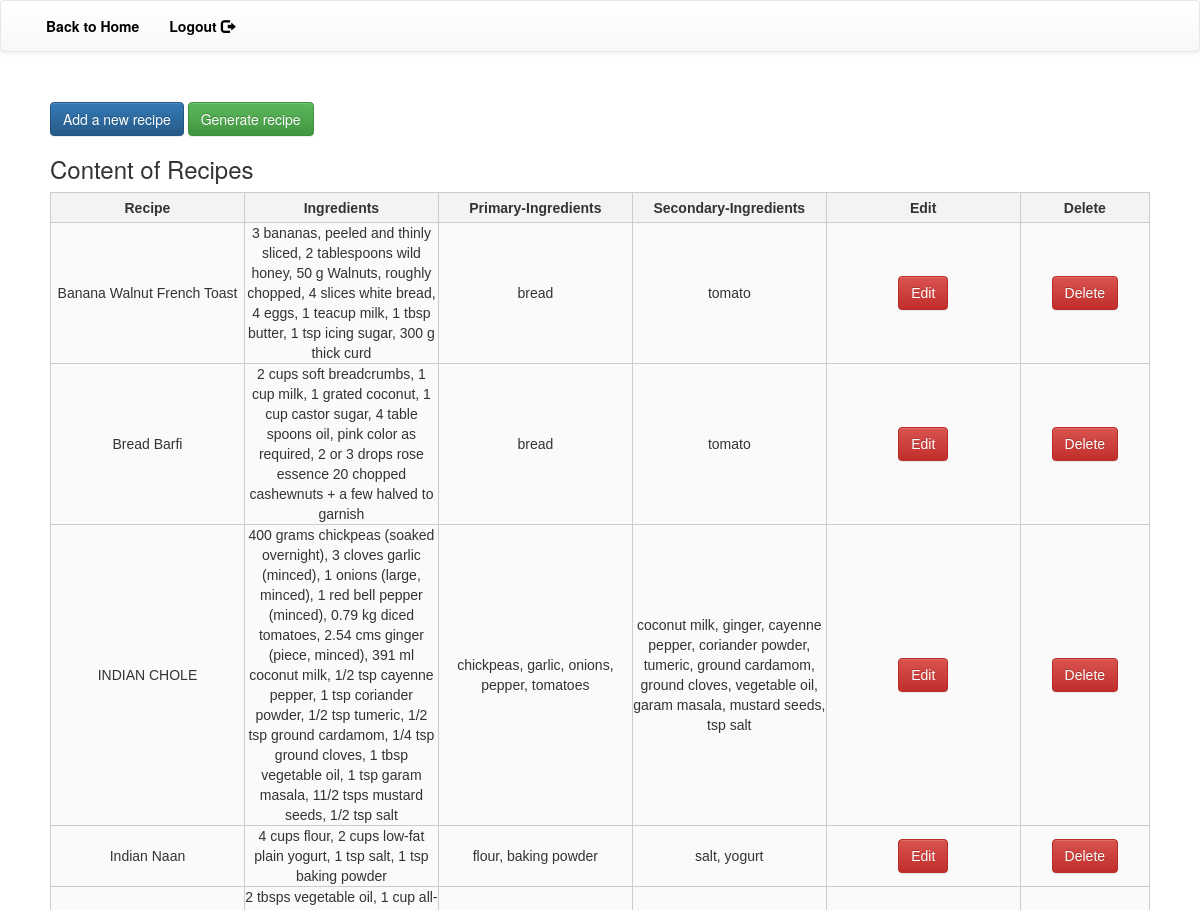
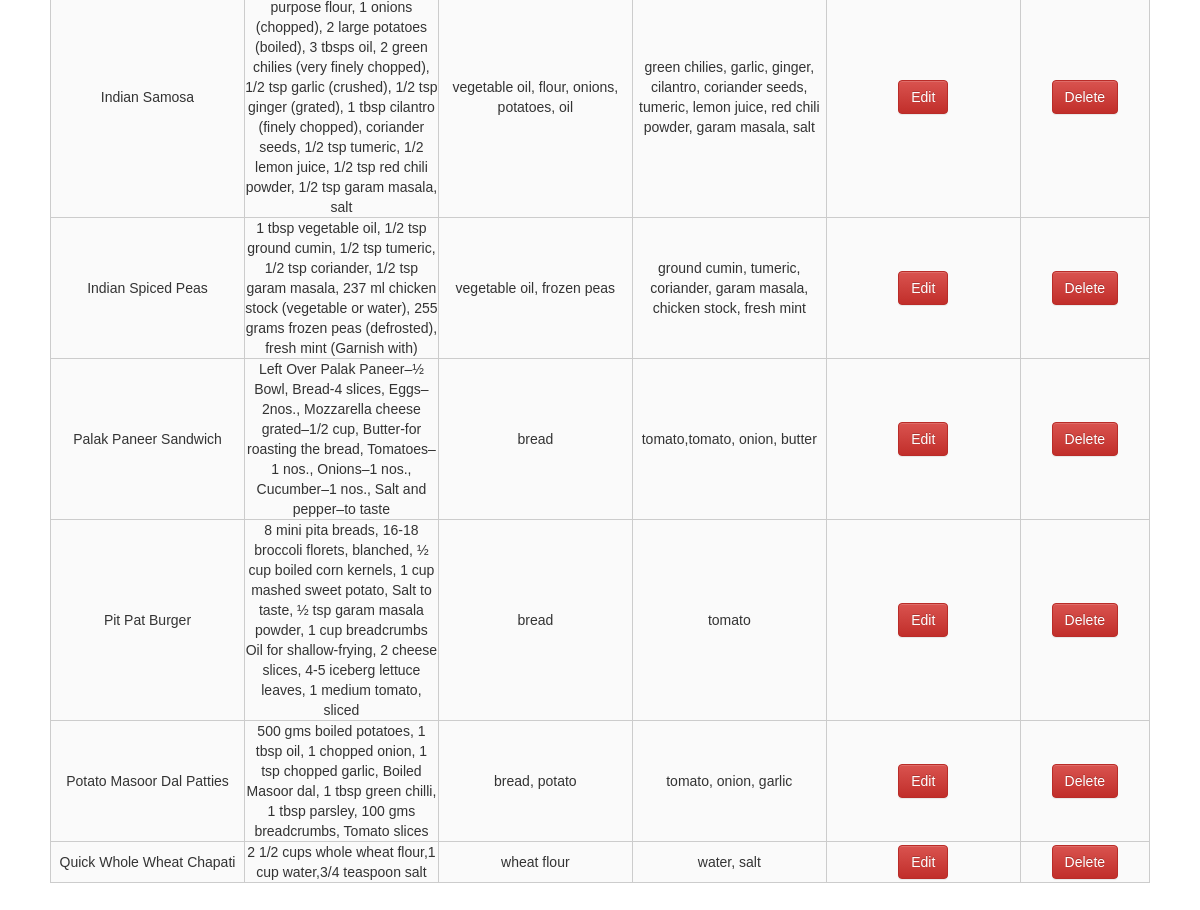
Screenshot of /adminhome.php (signed in) with the database file from the repository (2 pictures, top to bottom).
### tables this page shows
CREATE TABLE IF NOT EXISTS `recipe` (
  `rname` varchar(50) NOT NULL,
  `ingredients` varchar(1000) NOT NULL,
  `pingredients` varchar(1000) NOT NULL,
  `singredients` varchar(1000) DEFAULT NULL,
  `quantity` int(11) DEFAULT NULL,
  `prepmethod` varchar(10000) NOT NULL
);

### adminhome.php (the view, shortened to what this page needs)
<!DOCTYPE html>
<html>
<head>
  <link rel="stylesheet" href="bootstrap-3.3.6-dist/css/bootstrap.css">
  <link rel="stylesheet" href="bootstrap-3.3.6-dist/css/bootstrap.min.css">
  <link rel="stylesheet" href="bootstrap-3.3.6-dist/css/bootstrap-theme.css">
  <link rel="stylesheet" href="bootstrap-3.3.6-dist/css/bootstrap-theme.min.css">
  <link rel="stylesheet" href="//code.jquery.com/ui/1.11.4/themes/smoothness/jquery-ui.css">
    <link rel="stylesheet" href="bootstrap-3.3.6-dist/css/style.css">
</head>
<body>
<nav class="navbar navbar-default" style="margin-bottom: 0px;">
  <div class="container-fluid">
    <div class="navbar-header">
      <a href="#" class="navbar-brand"></a>
    </div>
    <div class="navbar-collapse collapse" id="bs-example-navbar-collapse-1">
      <ul class="nav navbar-nav">
        <li><a href="home.php" style="color: black; font-weight: bold;">Back to Home</a></li>
        <li><a href="logout.php" style="color: black; font-weight: bold;">
          <?php
          if(!isset($_SESSION["username"]))
          {
          }
          else {
            echo "Logout <span class='glyphicon glyphicon-log-out'></span>";
          }
          ?>
        </a></li>
        </ul>
        </div>
        </div>
        </nav>
<div style="padding:50px" class="contain" id="home" name="home">
<a href="add_recipe.php" class="btn btn-primary "> Add a new recipe</a>
<a href="recipegen.php" class="btn btn-success "> Generate recipe</a>
<h3><p>Content of Recipes</p></h3>
<table >
  <tr>
<th width="15%">Recipe</th>
<th width="15%">Ingredients</th>
<th width="15%">Primary-Ingredients</th>
<th width="15%">Secondary-Ingredients</th>
<th width="15%">Edit</th>
<th width="10%">Delete</th>
  </tr>
<?php
$sql="SELECT * from recipe";
$result = mysql_query($sql);
while($row = mysql_fetch_array($result)){?>
  <tr>
  <td><?php echo $row['rname'];?></td>
<td><?php echo $row['ingredients'];?></td>
<td><?php echo $row['pingredients'];?></td>
<td><?php echo $row['singredients'];?></td>
<td> <a href="edit_recipe.php?id=<?php echo $row['id'];?>"><input type="button" value="Edit" class="btn btn-danger" width="100%"></a> </td>
<td> <a href="javascript:delete_id_na(<?php echo $row['id'];?>)"><input type="button" value="Delete" class="btn btn-danger" width="100%"></a> </td>
  </tr>
<?php }  ?>
</table>
</div>
</body>
</html>

### adminhome.php (style rules this page uses)
table { padding: 80px; color: #333; font-family: Helvetica, Arial, sans-serif; width: 100%; border-collapse: collapse; border-spacing: 0; text-align: center; }
td, th { border: 1px solid #CCC; height: 30px;text-align: center; }
th { text-align: center!important; background: #F3F3F3; font-weight: bold; }
td { background: #FAFAFA; text-align: center; }
ul { list-style-type: none; margin: 0; padding: 0; overflow: hidden; }

### rows the page displays
recipe: rname "Banana Walnut French Toast", ingredients "3 bananas, peeled and thinly sliced, 2 tablespoons wild honey, 50 g Walnuts, roughly chopped, 4 slices white bread, 4 eggs, 1 teacup milk, 1 tbsp butter, 1 tsp icing sugar, 300 g thick curd", pingredients "bread", singredients "tomato"
recipe: rname "Bread Barfi", ingredients "2 cups soft breadcrumbs, 1 cup milk, 1 grated coconut, 1 cup castor sugar, 4 table spoons oil, pink color as required, 2 or 3 drops rose essence 20 chopped cashewnuts + a few halved to garnish", pingredients "bread", singredients "tomato"
recipe: rname "INDIAN CHOLE", ingredients "400 grams chickpeas (soaked overnight), 3 cloves garlic (minced), 1 onions (large, minced), 1 red bell pepper (minced), 0.79 kg diced tomatoes, 2.54 cms ginger (piece, minced), 391 ml coconut milk, 1/2 tsp cayenne pepper, 1 tsp coriander powder, 1/2 tsp tumeric, 1/2 tsp ground cardamom, 1/4 tsp ground cloves, 1 tbsp vegetable oil, 1 tsp garam masala, 11/2 tsps mustard seeds, 1/2 tsp salt", pingredients "chickpeas, garlic, onions, pepper, tomatoes", singredients "coconut milk, ginger, cayenne pepper, coriander powder, tumeric, ground cardamom, ground cloves, vegetable oil, garam masala, mustard seeds, tsp salt"
recipe: rname "Indian Naan", ingredients "4 cups flour, 2 cups low-fat plain yogurt, 1 tsp salt, 1 tsp baking powder", pingredients "flour, baking powder", singredients "salt, yogurt"
recipe: rname "Indian Samosa", ingredients "2 tbsps vegetable oil, 1 cup all-purpose flour, 1 onions (chopped), 2 large potatoes (boiled), 3 tbsps oil, 2 green chilies (very finely chopped), 1/2 tsp garlic (crushed), 1/2 tsp ginger (grated), 1 tbsp cilantro (finely chopped), coriander seeds, 1/2 tsp tumeric, 1/2 lemon juice, 1/2 tsp red chili powder, 1/2 tsp garam masala, salt", pingredients "vegetable oil, flour, onions, potatoes, oil", singredients "green chilies, garlic, ginger, cilantro, coriander seeds, tumeric, lemon juice, red chili powder, garam masala, salt"
recipe: rname "Indian Spiced Peas", ingredients "1 tbsp vegetable oil, 1/2 tsp ground cumin, 1/2 tsp tumeric, 1/2 tsp coriander, 1/2 tsp garam masala, 237 ml chicken stock (vegetable or water), 255 grams frozen peas (defrosted), fresh mint (Garnish with)", pingredients "vegetable oil, frozen peas", singredients "ground cumin, tumeric, coriander, garam masala, chicken stock, fresh mint"
recipe: rname "Palak Paneer Sandwich", ingredients "Left Over Palak Paneer–½ Bowl, Bread-4 slices, Eggs–2nos., Mozzarella cheese grated–1/2 cup, Butter-for roasting the bread, Tomatoes–1 nos., Onions–1 nos., Cucumber–1 nos., Salt and pepper–to taste", pingredients "bread", singredients "tomato,tomato, onion, butter"
recipe: rname "Pit Pat Burger", ingredients "8 mini pita breads, 16-18 broccoli florets, blanched, ½ cup boiled corn kernels, 1 cup mashed sweet potato, Salt to taste, ½ tsp garam masala powder, 1 cup breadcrumbs Oil for shallow-frying, 2 cheese slices, 4-5 iceberg lettuce leaves, 1 medium tomato, sliced", pingredients "bread", singredients "tomato"
recipe: rname "Potato Masoor Dal Patties", ingredients "500 gms boiled potatoes, 1 tbsp oil, 1 chopped onion, 1 tsp chopped garlic, Boiled Masoor dal, 1 tbsp green chilli, 1 tbsp parsley, 100 gms breadcrumbs, Tomato slices", pingredients "bread, potato", singredients "tomato, onion, garlic"
recipe: rname "Quick Whole Wheat Chapati", ingredients "2 1/2 cups whole wheat flour,1 cup water,3/4 teaspoon salt", pingredients "wheat flour", singredients "water, salt"
